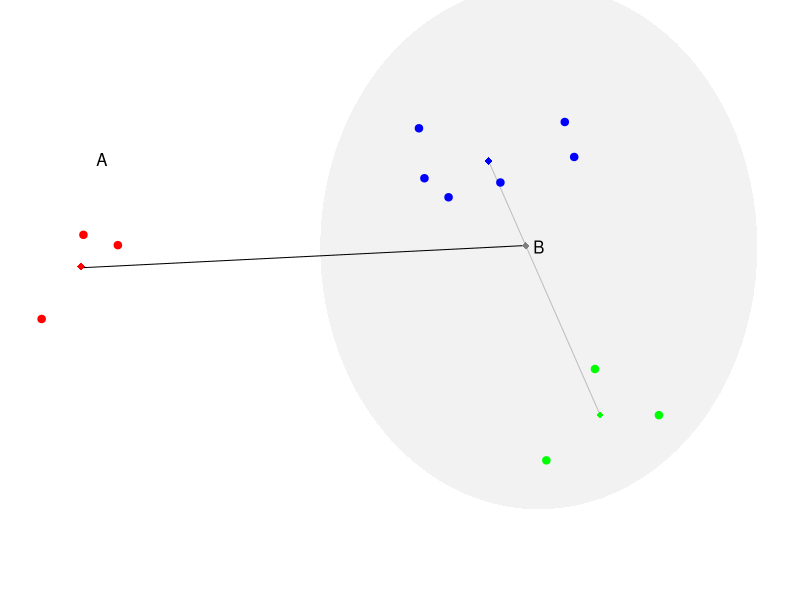

The R script that drew this image:
baseplot <- function (x1, x2, x3) {
  ellipse <- function (x0, y0, a, b) {
    theta <- seq(0, 2 * pi, length=100)
    x <- x0 + a * cos(theta)
    y <- y0 + b * sin(theta)
    polygon(x, y, col="grey95", border=NA)  
  }

  par(mar=c(0,0,0,0))
  xlim <- range(c(x1[,1], x2[,1], x3[,1]))*1.2
  ylim <- range(c(x1[,2], x2[,2], x3[,2]))*1.2
  plot(0,0 , xlim=xlim, ylim=ylim, type="n", asp=T, xlab="", ylab="", axes=F)
  ellipse(1, 0, 0.5, 0.6)
  text(1, 0, "B")
  text(0, 0.2, "A")
}

set.seed(3)
n1   <- 3
x1   <- matrix(rnorm(2*n1)/7, ncol=2)
n2   <- 6
x2   <- matrix(rnorm(2*n2)/7, ncol=2)+c(rep(0.9,n2), rep(+0.25, n2))
n3   <- 3
x3   <- matrix(rnorm(2*n3)/7, ncol=2)+c(rep(1.1,n3), rep(-0.25, n3))
x    <- rbind(x1, x2, x3)
cx   <- c(rep("red", n1), rep("blue", n2), rep("green", n3))
d    <- as.matrix(dist(x))

# Centroid linkage
pdf("CentroidLinkage.pdf", width=3, height=3)
m1 <- apply(x1, 2, mean)
m2 <- apply(x2, 2, mean)
m3 <- apply(x3, 2, mean)
m4 <- apply(rbind(x2,x3), 2, mean)
baseplot(x1, x2, x3)
lines(c(m2[1], m3[1]), c(m2[2], m3[2]), col="grey")
lines(c(m1[1], m4[1]), c(m1[1], m4[2]))
points(m1[1], m1[2], pch=18, col="red")
points(m2[1], m2[2], pch=18, col="blue")
points(m3[1], m3[2], pch=18, col="green")
points(m4[1], m4[2], pch=18, col="grey50")
points(x, pch=19, col=cx)
dev.off()
if (interactive()) browseURL(paste0(getwd(),"/CentroidLinkage.pdf"))
